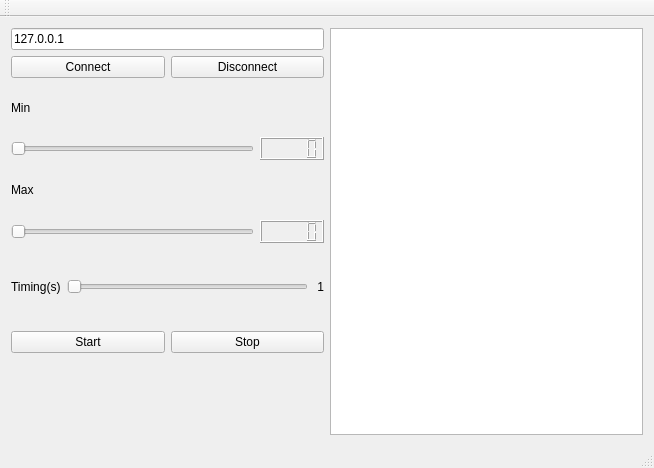
<?xml version="1.0" encoding="UTF-8"?>
<ui version="4.0">
 <class>MainWindow</class>
 <widget class="QMainWindow" name="MainWindow">
  <property name="geometry">
   <rect>
    <x>0</x>
    <y>0</y>
    <width>654</width>
    <height>468</height>
   </rect>
  </property>
  <property name="windowTitle">
   <string>MainWindow</string>
  </property>
  <widget class="QWidget" name="centralWidget">
   <layout class="QHBoxLayout" name="horizontalLayout_4">
    <item>
     <layout class="QVBoxLayout" name="verticalLayout">
      <item>
       <widget class="QLineEdit" name="lineEdit">
        <property name="text">
         <string>127.0.0.1</string>
        </property>
       </widget>
      </item>
      <item>
       <layout class="QHBoxLayout" name="horizontalLayout">
        <item>
         <widget class="QPushButton" name="pushButtonConnect">
          <property name="text">
           <string>Connect</string>
          </property>
         </widget>
        </item>
        <item>
         <widget class="QPushButton" name="pushButtonDisconnect">
          <property name="text">
           <string>Disconnect</string>
          </property>
         </widget>
        </item>
       </layout>
      </item>
      <item>
       <layout class="QGridLayout" name="gridLayout">
        <item row="0" column="0">
         <widget class="QLabel" name="label">
          <property name="text">
           <string>Min</string>
          </property>
         </widget>
        </item>
        <item row="1" column="0">
         <widget class="QSlider" name="horizontalSliderMin">
          <property name="orientation">
           <enum>Qt::Horizontal</enum>
          </property>
         </widget>
        </item>
        <item row="1" column="1">
         <widget class="QLCDNumber" name="lcdNumberMin"/>
        </item>
       </layout>
      </item>
      <item>
       <layout class="QGridLayout" name="gridLayout_2">
        <item row="0" column="0">
         <widget class="QLabel" name="label_2">
          <property name="text">
           <string>Max</string>
          </property>
         </widget>
        </item>
        <item row="1" column="0">
         <widget class="QSlider" name="horizontalSliderMax">
          <property name="orientation">
           <enum>Qt::Horizontal</enum>
          </property>
         </widget>
        </item>
        <item row="1" column="1">
         <widget class="QLCDNumber" name="lcdNumberMax"/>
        </item>
       </layout>
      </item>
      <item>
       <layout class="QHBoxLayout" name="horizontalLayout_2">
        <item>
         <widget class="QLabel" name="label_3">
          <property name="text">
           <string>Timing(s)</string>
          </property>
         </widget>
        </item>
        <item>
         <widget class="QSlider" name="horizontalSliderTiming">
          <property name="orientation">
           <enum>Qt::Horizontal</enum>
          </property>
         </widget>
        </item>
        <item>
         <widget class="QLabel" name="label_4">
          <property name="text">
           <string> 1</string>
          </property>
         </widget>
        </item>
       </layout>
      </item>
      <item>
       <layout class="QHBoxLayout" name="horizontalLayout_3">
        <item>
         <widget class="QPushButton" name="pushButtonStart">
          <property name="text">
           <string>Start</string>
          </property>
         </widget>
        </item>
        <item>
         <widget class="QPushButton" name="pushButtonStop">
          <property name="text">
           <string>Stop</string>
          </property>
         </widget>
        </item>
       </layout>
      </item>
      <item>
       <widget class="QLabel" name="status">
        <property name="text">
         <string/>
        </property>
       </widget>
      </item>
     </layout>
    </item>
    <item>
     <widget class="QTextBrowser" name="textBrowser"/>
    </item>
   </layout>
  </widget>
  <widget class="QMenuBar" name="menuBar">
   <property name="geometry">
    <rect>
     <x>0</x>
     <y>0</y>
     <width>654</width>
     <height>21</height>
    </rect>
   </property>
  </widget>
  <widget class="QToolBar" name="mainToolBar">
   <attribute name="toolBarArea">
    <enum>TopToolBarArea</enum>
   </attribute>
   <attribute name="toolBarBreak">
    <bool>false</bool>
   </attribute>
  </widget>
  <widget class="QStatusBar" name="statusBar"/>
 </widget>
 <layoutdefault spacing="6" margin="11"/>
 <resources/>
 <connections>
  <connection>
   <sender>horizontalSliderMax</sender>
   <signal>valueChanged(int)</signal>
   <receiver>lcdNumberMax</receiver>
   <slot>display(int)</slot>
   <hints>
    <hint type="sourcelabel">
     <x>146</x>
     <y>164</y>
    </hint>
    <hint type="destinationlabel">
     <x>161</x>
     <y>177</y>
    </hint>
   </hints>
  </connection>
  <connection>
   <sender>horizontalSliderMin</sender>
   <signal>valueChanged(int)</signal>
   <receiver>lcdNumberMin</receiver>
   <slot>display(int)</slot>
   <hints>
    <hint type="sourcelabel">
     <x>101</x>
     <y>114</y>
    </hint>
    <hint type="destinationlabel">
     <x>190</x>
     <y>126</y>
    </hint>
   </hints>
  </connection>
  <connection>
   <sender>horizontalSliderTiming</sender>
   <signal>valueChanged(int)</signal>
   <receiver>label_4</receiver>
   <slot>setNum(int)</slot>
   <hints>
    <hint type="sourcelabel">
     <x>136</x>
     <y>213</y>
    </hint>
    <hint type="destinationlabel">
     <x>194</x>
     <y>212</y>
    </hint>
   </hints>
  </connection>
 </connections>
</ui>
